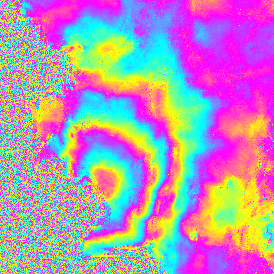
#> input picture Net/Transfer_Data/train/data/10.png, 274 x 274 px, found by its file name; its folder holds only this picture in this run
$ python Augment_Data.py
#> lines starting #> are read from the running program, lines starting #| are printed output that depends on the picture
#!/usr/bin/env python3
# -*- coding: utf-8 -*-
"""
Created on Tue Feb  4 13:07:32 2020

@author: cbrengman

从多个文件夹中读取图像文件，进行一些几何变换，然后保存到新的文件夹中
"""

import os
import warnings
warnings.filterwarnings('ignore')
import numpy as np
import skimage.io as io
from skimage.transform import rotate, AffineTransform, warp, resize

fold = 'Transfer_Data/'
filel = ['val/data/', 'val/noise/', 'train/data/', 'train/noise/']  #原始图像文件夹

for folder in filel:
    fileloc = fold + folder
    filenames = [f for f in os.listdir(fileloc) if os.path.isfile(os.path.join(fileloc, f))]  #获取文件夹中的所有文件

    for image in filenames:
        img = io.imread(fileloc + image)
#> img is the input picture: shape (274, 274, 3); mean R, G, B 180.4, 148.6, 181
        # 如果图像不是 uint8 类型或范围不在 0-255，需要进行处理
        if img.dtype != np.uint8:
            if img.max() <= 1.0:  # 如果值在 0-1 之间，缩放到 0-255
                img = (img * 255).astype(np.uint8)
            else:
                img = img.astype(np.uint8)

        # 旋转角度设置
        rot_angles = [k for k in range(0, 360, 30)]

        # 翻转图像（左右、上下以及上下左右）
        flipped = [img, np.fliplr(img), np.flipud(img), np.flipud(np.fliplr(img))]

        # 将翻转后的图像进行旋转
        rotated = []
        for tmpimage in flipped:
            for angle in rot_angles:
                rotated.append(rotate(tmpimage, angle=angle, mode='constant', preserve_range=True))
#> this loop made 4 passes
#> after the loop, rotated = 48 items

        # 进行平移变换
        transform1 = AffineTransform(translation=(25, 25))
        transform2 = AffineTransform(translation=(-25, -25))
        shifted = []
        for tmpimage in rotated:
            shifted.append(warp(tmpimage, transform1, mode='constant', preserve_range=True))
            shifted.append(warp(tmpimage, transform2, mode='constant', preserve_range=True))
#> this loop made 48 passes
#> after the loop, shifted = 96 items

        # 将平移后的图像也添加到最终的旋转图像列表中
        for tmpimage in shifted:
            rotated.append(tmpimage)
#> this loop made 96 passes
#> after the loop, rotated = 144 items

        # 保存每张生成的图像
        for i, outimg in enumerate(rotated):
            # 确保每张图像在保存之前是 uint8 类型，并且值范围是 [0, 255]
            if outimg.max() <= 1.0:
                outimg = (outimg * 255).astype(np.uint8)
            else:
                outimg = outimg.astype(np.uint8)

            # 保存图像
            io.imsave('Transfer_Data/augmented/' + folder + image[:-4] + '_' + str(i) + '.png', outimg)
#> this loop made 144 passes
#> pass 2, `outimg = outimg.astype(np.uint8)`:
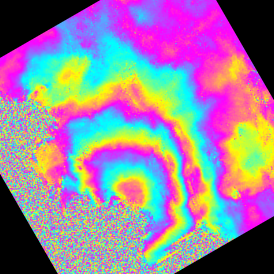
#> outimg: shape (274, 274, 3); mean R, G, B 149.2, 128.2, 152.8
#> pass 3, `outimg = outimg.astype(np.uint8)`:
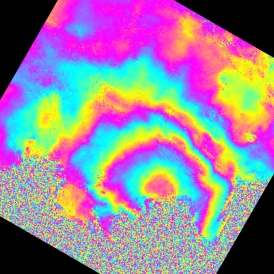
#> outimg: shape (274, 274, 3); mean R, G, B 148.6, 131.3, 150.2
#> pass 2 of the loop `for folder in filel:`:
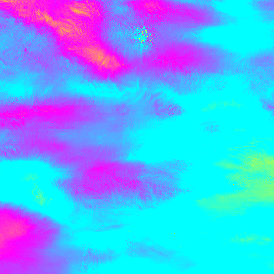
#> input picture Net/Transfer_Data/train/noise/1.png, 274 x 274 px, found by its file name
#> img is the input picture: shape (274, 274, 3); mean R, G, B 86.2, 175.2, 248.6
#> the loop `for tmpimage in flipped:` made 4 passes
#> after the loop `for tmpimage in flipped:`: rotated = 48 items
#> the loop `for tmpimage in rotated:` made 48 passes
#> the loop `for tmpimage in shifted:` made 96 passes
#> after the loop `for tmpimage in shifted:`: rotated = 144 items
#> the loop `for i, outimg in enumerate(rotated):` made 144 passes
#> pass 2, `outimg = outimg.astype(np.uint8)`:
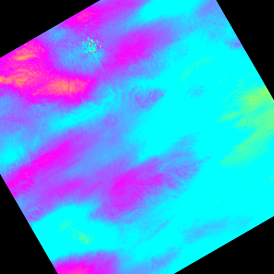
#> outimg: shape (274, 274, 3); mean R, G, B 70.6, 149.4, 210.4
#> pass 3, `outimg = outimg.astype(np.uint8)`:
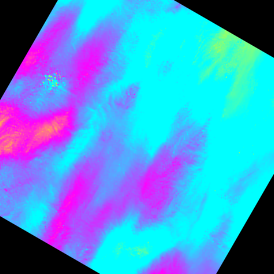
#> outimg: shape (274, 274, 3); mean R, G, B 69.2, 150.6, 210.7
